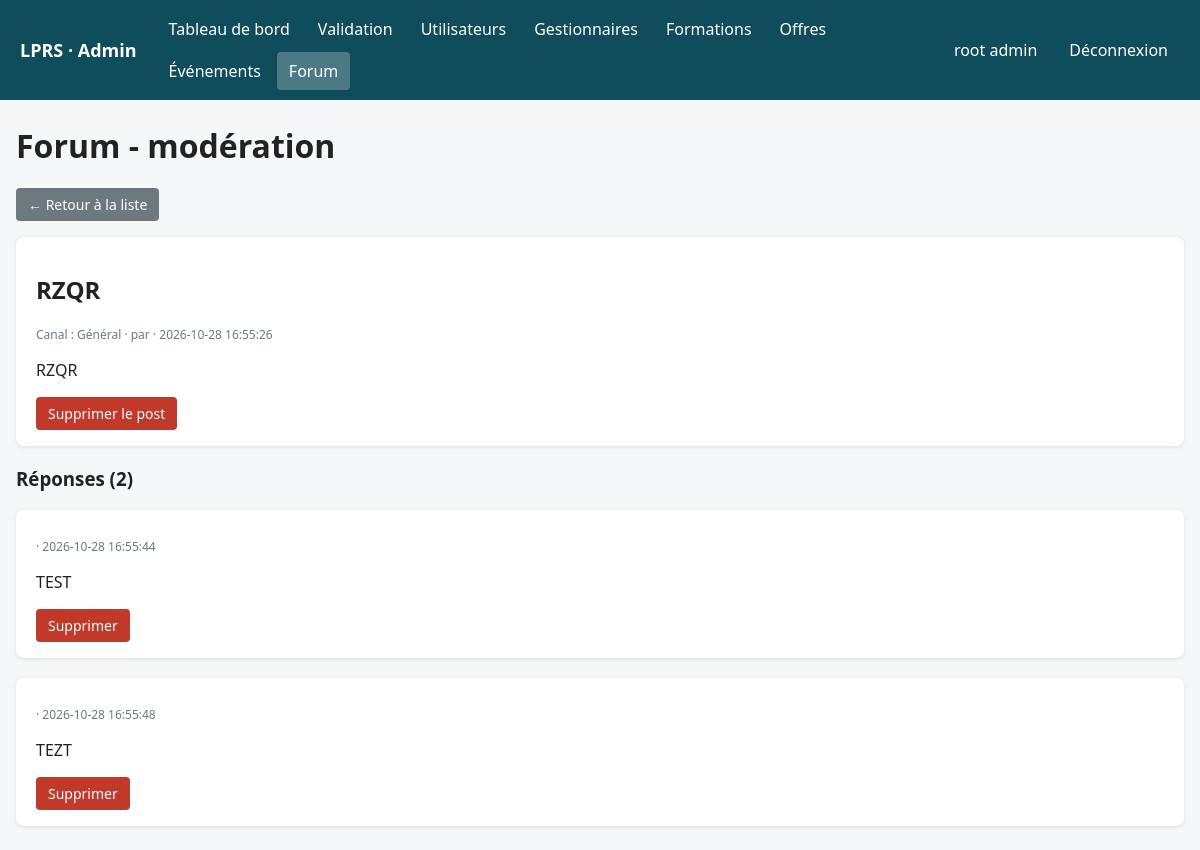
/src/admin/forum.php?post=1 (signed in), run on the app's committed database.
### tables this page shows
CREATE TABLE IF NOT EXISTS `utilisateur` (
  `id_utilisateur` int NOT NULL AUTO_INCREMENT,
  `nom` varchar(100) NOT NULL,
  `prenom` varchar(100) NOT NULL,
  `email` varchar(150) NOT NULL,
  `mot_de_passe` varchar(255) NOT NULL,
  `type_profil` varchar(30) NOT NULL,
  `statut_validation` varchar(30) DEFAULT 'En attente',
  PRIMARY KEY (`id_utilisateur`),
  UNIQUE KEY `email` (`email`)
);

CREATE TABLE IF NOT EXISTS `post` (
  `id_post` int NOT NULL AUTO_INCREMENT,
  `id_canal` int DEFAULT NULL,
  `id_utilisateur` int DEFAULT NULL,
  `titre` varchar(150) NOT NULL,
  `contenu` text NOT NULL,
  `date_publication` datetime DEFAULT CURRENT_TIMESTAMP,
  PRIMARY KEY (`id_post`),
  KEY `id_canal` (`id_canal`),
  KEY `id_utilisateur` (`id_utilisateur`)
);

CREATE TABLE IF NOT EXISTS `canal_forum` (
  `id_canal` int NOT NULL AUTO_INCREMENT,
  `nom` varchar(100) NOT NULL,
  `description` text,
  `type_acces` varchar(50) DEFAULT NULL,
  `roles_createurs` varchar(100) DEFAULT NULL,
  PRIMARY KEY (`id_canal`)
);

CREATE TABLE IF NOT EXISTS `reponse` (
  `id_reponse` int NOT NULL AUTO_INCREMENT,
  `id_post` int DEFAULT NULL,
  `id_utilisateur` int DEFAULT NULL,
  `contenu` text NOT NULL,
  `date_publication` datetime DEFAULT CURRENT_TIMESTAMP,
  PRIMARY KEY (`id_reponse`),
  KEY `id_post` (`id_post`),
  KEY `id_utilisateur` (`id_utilisateur`)
);

### src/admin/outils.php (called while the page is built, shortened)
<?php
function e($texte)
{
    return htmlspecialchars((string)$texte, ENT_QUOTES, 'UTF-8');
}

### src/admin/garde_admin.php (called while the page is built, shortened)
<?php
require_once __DIR__ . '/outils.php';
$bdd = (new Bdd())->getConnexionBdd();
$requete = $bdd->prepare(
    "SELECT id_utilisateur, nom, prenom
     FROM utilisateur
     WHERE id_utilisateur = :id
       AND type_profil = 'gestionnaire'
       AND statut_validation = 'Validé'"
);
$requete->execute(['id' => $_SESSION['user_id']]);
$adminConnecte = $requete->fetch(PDO::FETCH_ASSOC);

### src/admin/forum.php (the view, shortened to what this page needs)
<?php
require_once __DIR__ . '/garde_admin.php';
$idPost = (int)($_GET['post'] ?? 0);
$post = null;
$reponses = [];
if ($idPost > 0) {
    $requete = $bdd->prepare(
        "SELECT p.*, c.nom AS canal, CONCAT(u.prenom, ' ', u.nom) AS auteur
         FROM post p
         LEFT JOIN canal_forum c ON c.id_canal = p.id_canal
         LEFT JOIN utilisateur u ON u.id_utilisateur = p.id_utilisateur
         WHERE p.id_post = :id"
    );
    $requete->execute(['id' => $idPost]);
    $post = $requete->fetch(PDO::FETCH_ASSOC) ?: null;
    $requete = $bdd->prepare(
        "SELECT r.*, CONCAT(u.prenom, ' ', u.nom) AS auteur
         FROM reponse r LEFT JOIN utilisateur u ON u.id_utilisateur = r.id_utilisateur
         WHERE r.id_post = :id ORDER BY r.date_publication"
    );
    $requete->execute(['id' => $idPost]);
    $reponses = $requete->fetchAll(PDO::FETCH_ASSOC);
}
$titrePage = 'Forum - modération';
require __DIR__ . '/entete.php';
?>
<?php if ($post): ?>
    <p><a class="bouton gris" href="forum.php">← Retour à la liste</a></p>
    <div class="carte">
        <h2><?= e($post['titre']) ?></h2>
        <p class="petit">Canal : <?= e($post['canal']) ?> · par <?= e($post['auteur']) ?> · <?= e($post['date_publication']) ?></p>
        <p><?= nl2br(e($post['contenu'])) ?></p>
        <form method="post" onsubmit="return confirm('Supprimer ce post et toutes ses réponses ?');"><?= csrfChamp() ?>
            <button class="rouge" name="action" value="supprimer_post">Supprimer le post</button>
        </form>
    </div>
    <h3>Réponses (<?= count($reponses) ?>)</h3>
    <?php foreach ($reponses as $r): ?>
        <div class="carte">
            <p class="petit"><?= e($r['auteur']) ?> · <?= e($r['date_publication']) ?></p>
            <p><?= nl2br(e($r['contenu'])) ?></p>
            <form method="post" onsubmit="return confirm('Supprimer cette réponse ?');"><?= csrfChamp() ?>
                <button class="rouge" name="action" value="supprimer_reponse">Supprimer</button>
            </form>
        </div>
    <?php endforeach; ?>
<?php endif; ?>
<?php require __DIR__ . '/pied.php'; ?>

### src/admin/entete.php (shortened to what this page needs)
<?php
$pageCourante = basename($_SERVER['SCRIPT_NAME']);
$menu = [
    'dashboard.php'     => 'Tableau de bord',
    'validation.php'    => 'Validation',
    'utilisateurs.php'  => 'Utilisateurs',
    'gestionnaires.php' => 'Gestionnaires',
    'formations.php'    => 'Formations',
    'offres.php'        => 'Offres',
    'evenements.php'    => 'Événements',
    'forum.php'         => 'Forum',
];
?>
<!DOCTYPE html>
<html lang="fr">
<head>
</head>
<body>
<header>
    <span class="logo">LPRS · Admin</span>
    <nav>
        <?php foreach ($menu as $fichier => $libelle): ?>
            <a href="<?= e($fichier) ?>" class="<?= $pageCourante === $fichier ? 'actif' : '' ?>">
                <?= e($libelle) ?>
            </a>
        <?php endforeach; ?>
    </nav>
    <span><?= e($adminConnecte['prenom'] . ' ' . $adminConnecte['nom']) ?></span>
    <a class="quitter" href="../traitement/Logout.php">Déconnexion</a>
</header>
<main>
    <h1><?= e($titrePage ?? 'Administration') ?></h1>

### src/admin/entete.php (style rules this page uses)
body { margin: 0; font-family: system-ui, sans-serif; background: #f5f7f8; color: #222; }
header { background: #0f4c5c; color: #fff; display: flex; flex-wrap: wrap; align-items: center; gap: 8px 20px; padding: 10px 20px; }
header .logo { font-weight: bold; font-size: 18px; }
header nav { display: flex; flex-wrap: wrap; gap: 4px; flex: 1; }
header nav a, header .quitter { color: #fff; text-decoration: none; padding: 8px 12px; border-radius: 4px; }
header nav a.actif { background: rgba(255,255,255,.25); }
main { max-width: 1200px; margin: 24px auto; padding: 0 16px; }
h1 { margin-top: 0; }
.carte { background: #fff; border-radius: 8px; padding: 16px 20px; box-shadow: 0 1px 4px rgba(0,0,0,.1); margin-bottom: 20px; }
button, .bouton { padding: 7px 12px; border: none; border-radius: 4px; cursor: pointer; background: #0f4c5c; color: #fff; text-decoration: none; font: inherit; font-size: 14px; display: inline-block; }
button.rouge { background: #c0392b; }
button.gris, .bouton.gris { background: #6c7a80; }
.petit { color: #6c7a80; font-size: 12px; }

### data on the page
utilisateur: prenom+nom "root admin"
post: titre "RZQR", id_canal.nom "Général", date_publication "2026-10-28 16:55:26", contenu "RZQR"
reponse: date_publication "2026-10-28 16:55:44", contenu "TEST"
reponse: date_publication "2026-10-28 16:55:48", contenu "TEZT"

### other printed values
$libelle "Tableau de bord"
$libelle "Validation"
$libelle "Utilisateurs"
$libelle "Gestionnaires"
$libelle "Formations"
$libelle "Offres"
$libelle "Événements"
$libelle "Forum"
$titrePage "Forum - modération"
count($reponses) "2"
